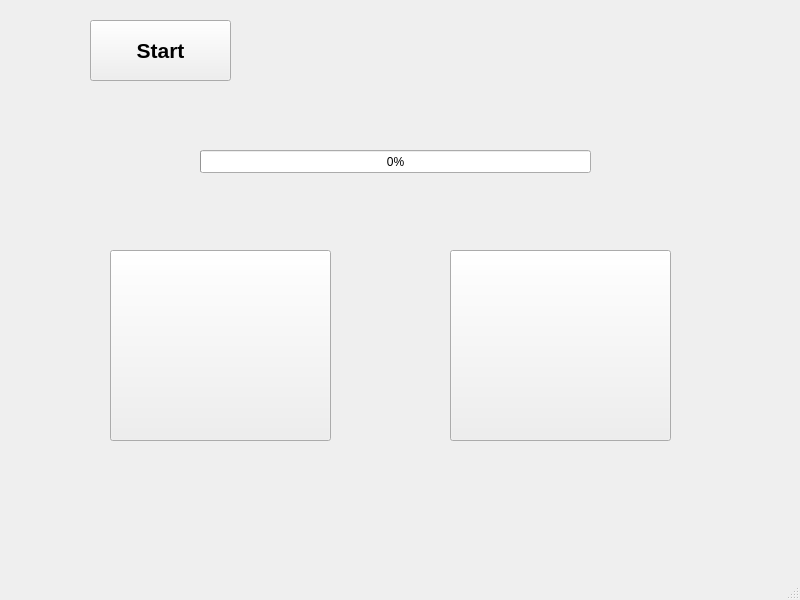
<?xml version="1.0" encoding="UTF-8"?>
<ui version="4.0">
 <class>MainWindow</class>
 <widget class="QMainWindow" name="MainWindow">
  <property name="geometry">
   <rect>
    <x>0</x>
    <y>0</y>
    <width>800</width>
    <height>600</height>
   </rect>
  </property>
  <property name="windowTitle">
   <string>MainWindow</string>
  </property>
  <widget class="QWidget" name="centralwidget">
   <widget class="QPushButton" name="startButton">
    <property name="geometry">
     <rect>
      <x>90</x>
      <y>20</y>
      <width>141</width>
      <height>61</height>
     </rect>
    </property>
    <property name="font">
     <font>
      <pointsize>16</pointsize>
      <bold>true</bold>
     </font>
    </property>
    <property name="text">
     <string>Start</string>
    </property>
   </widget>
   <widget class="QPushButton" name="redButton">
    <property name="geometry">
     <rect>
      <x>110</x>
      <y>250</y>
      <width>221</width>
      <height>191</height>
     </rect>
    </property>
    <property name="text">
     <string/>
    </property>
   </widget>
   <widget class="QPushButton" name="blueButton">
    <property name="geometry">
     <rect>
      <x>450</x>
      <y>250</y>
      <width>221</width>
      <height>191</height>
     </rect>
    </property>
    <property name="text">
     <string/>
    </property>
   </widget>
   <widget class="QProgressBar" name="progressBar">
    <property name="geometry">
     <rect>
      <x>200</x>
      <y>150</y>
      <width>391</width>
      <height>23</height>
     </rect>
    </property>
    <property name="value">
     <number>0</number>
    </property>
   </widget>
  </widget>
  <widget class="QMenuBar" name="menubar">
   <property name="geometry">
    <rect>
     <x>0</x>
     <y>0</y>
     <width>800</width>
     <height>21</height>
    </rect>
   </property>
  </widget>
  <widget class="QStatusBar" name="statusbar"/>
 </widget>
 <resources/>
 <connections/>
</ui>
